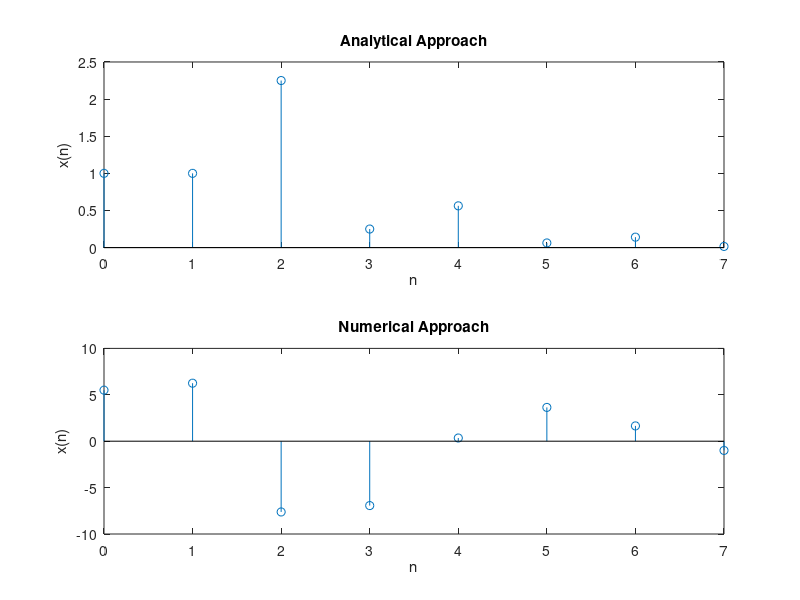

Reproduce this figure in MATLAB.
%2254901101_Prithvi
clc;close all;clear all;
n = [0:7]; % Define range for n
ustep = inline('double(n>=0)');
deln= (n==0)
x = 5.5 * (0.5).^n .* ustep(n) + 3.5 * (-0.5).^n .* ustep(n) - 8 * deln;
subplot(211);
stem(n, x); 
xlabel('n');
ylabel('x(n)');
title('Analytical Approach');
u_imp= inline('double(n==0)')
b = [5.5, 3.5,-8]; % Numerator coefficients
a = [1, -0.5, 0.5]; % Denominator coefficients
xn = filter(b, a, u_imp(n)); 
subplot(212);
stem(n, xn); 
xlabel('n');
ylabel('x(n)');
title('Numerical Approach');
